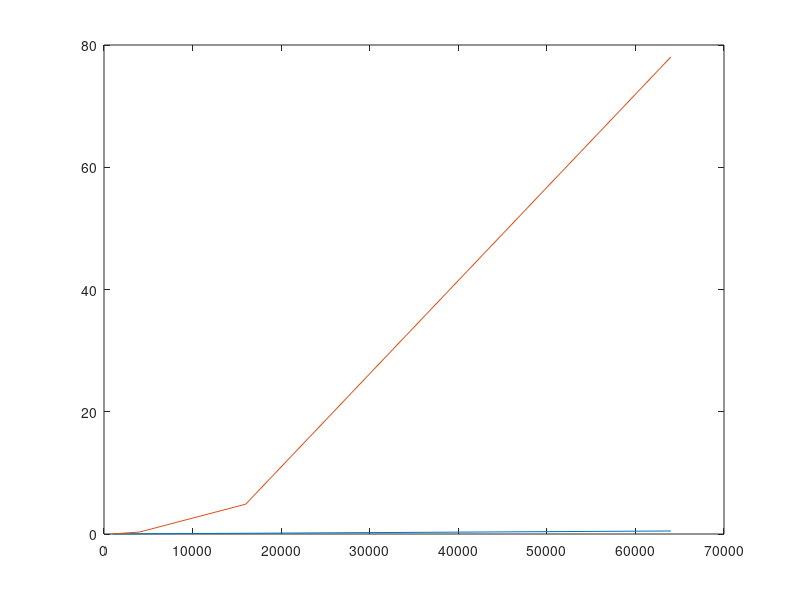

Write MATLAB code to recreate this figure.
Tdir = [2.094400e-02, 3.178300e-01, 4.880406e+00, 7.803984e+01]
Tfmm = [9.040000e-03, 3.308400e-02, 1.202010e-01, 4.922680e-01]
Npar = [1000, 4000, 16000, 64000]
plot(Npar, Tfmm)
hold on
plot(Npar, Tdir)
hold off